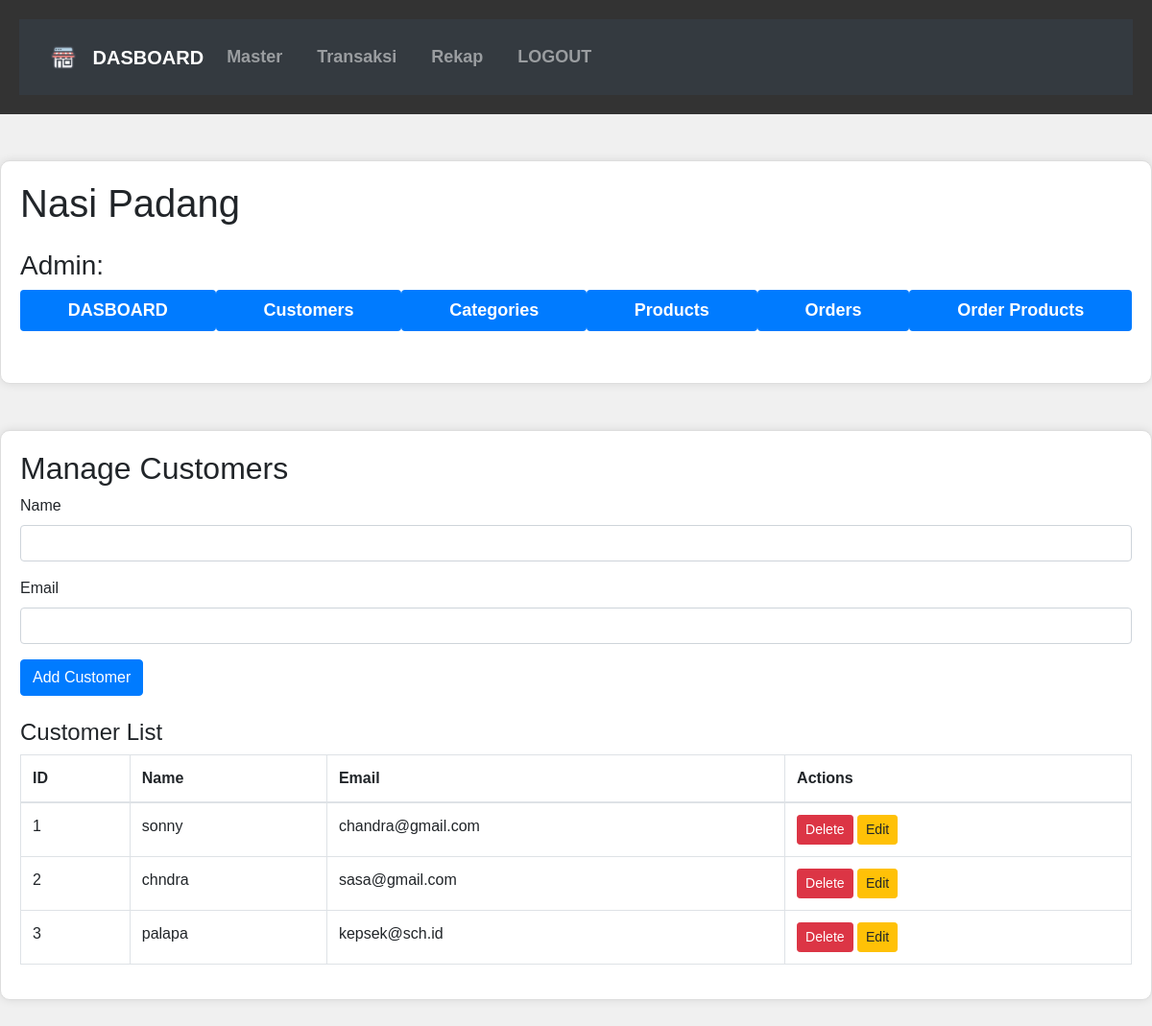
The page /customers.php on the database its author committed.
### tables this page shows
CREATE TABLE customers (
  id int(11) NOT NULL,
  name varchar(255) NOT NULL,
  phone varchar(20) DEFAULT NULL,
  email varchar(255) DEFAULT NULL
);

### customers.php (the view, shortened to what this page needs)
<?php
include 'config.php';
$customers = mysqli_query($conn, "SELECT * FROM customers");
?>
<!DOCTYPE html>
<html lang="en">
<head>
    <link rel="stylesheet" href="https://stackpath.bootstrapcdn.com/bootstrap/4.5.2/css/bootstrap.min.css">
</head>
<body>
<?php include"header.php"; ?>
<?php include"headmaster.php"; ?>
<div class="container mt-5">
    <h2>Manage Customers</h2>
    <form method="POST" class="mb-4">
        <div class="form-group">
            <label>Name</label>
            <input type="text" name="name" class="form-control" required>
        </div>
        <div class="form-group">
            <label>Email</label>
            <input type="email" name="email" class="form-control" required>
        </div>
        <button type="submit" name="add_customer" class="btn btn-primary">Add Customer</button>
    </form>
    <h4>Customer List</h4>
    <table class="table table-bordered">
        <thead>
            <tr>
                <th>ID</th>
                <th>Name</th>
                <th>Email</th>
                <th>Actions</th>
            </tr>
        </thead>
        <tbody>
            <?php while ($customer = mysqli_fetch_assoc($customers)) { ?>
                <tr>
                    <td><?= $customer['id']; ?></td>
                    <td><?= $customer['name']; ?></td>
                    <td><?= $customer['email']; ?></td>
                    <td>
                        <a href="customers.php?delete=<?= $customer['id']; ?>" class="btn btn-danger btn-sm">Delete</a>
                        <button class="btn btn-warning btn-sm" data-toggle="modal" data-target="#updateModal<?= $customer['id']; ?>">Edit</button>
                    </td>
                </tr>
            <?php } ?>
        </tbody>
    </table>
</div>
</body>
</html>

### headmaster.php (style rules this page uses)
body { font-family: Arial, sans-serif; background-color: #f0f0f0; }
.container { max-width: 1200px; margin: 40px auto; padding: 20px; background-color: #fff; border: 1px solid #ddd; border-radius: 10px; box-shadow: 0 0 10px rgba(0, 0, 0, 0.1); }

### rows shown on the page
customers: id "1", name "sonny", email "chandra@gmail.com"
customers: id "2", name "chndra", email "sasa@gmail.com"
customers: id "3", name "palapa", email "kepsek@sch.id"
